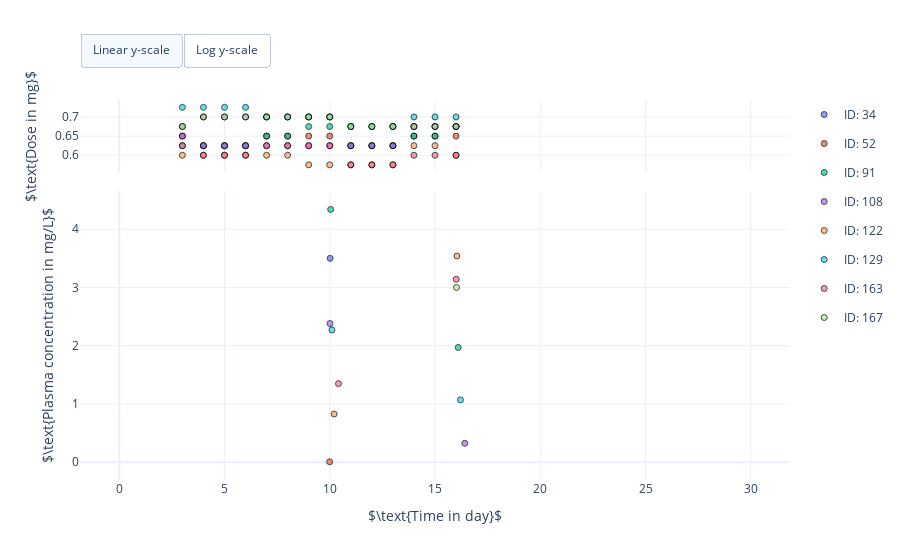

Notebook code for this chart:
### Markdown cell above
# Infer Model Parameters for Individuals in Lung Cancer Treatment Group with Medium Erlotinib Dose

### Code cell
import erlotinib as erlo


# Get data
data = erlo.DataLibrary().lung_cancer_medium_erlotinib_dose_group()

# Create scatter plot
fig = erlo.plots.PKTimeSeriesPlot()
fig.add_data(data, id_key='#ID', time_key='TIME in day', biom_key='PLASMA CONCENTRATION in mg/L', dose_key='DOSE in mg')
fig.set_axis_labels(
    time_label=r'$\text{Time in day}$', biom_label=r'$\text{Plasma concentration in mg/L}$', 
    dose_label=r'$\text{Dose in mg}$')

# Show figure
fig.show()

### Figure 1 — Plotly figure (JSON) as saved in the notebook; plotly's stock layout.template omitted (floating-point values rounded to 4 significant figures)
{"data": [{"legendgroup": "ID: 34", "marker": {"color": "#636EFA", "line": {"color": "black", "width": 1}, "opacity": 0.7, "symbol": "circle"}, "mode": "markers", "name": "ID: 34", "showlegend": false, "type": "scatter", "x": [0, 2, 4, 7, 9, 10.02, 11, 14, 15.99, 16, 18, 21, 23, 25, 28, 30, 3, 5, 6, 8, 10, 12, 13, 15], "xaxis": "x", "y": [null, null, 0.7, 0.7, 0.7, null, 0.675, 0.675, null, 0.675, null, null, null, null, null, null, 0.675, 0.7, 0.7, 0.7, 0.7, 0.675, 0.675, 0.675], "yaxis": "y"}, {"legendgroup": "ID: 34", "marker": {"color": "#636EFA", "line": {"color": "black", "width": 1}, "opacity": 0.7, "symbol": "circle"}, "mode": "markers", "name": "ID: 34", "showlegend": true, "type": "scatter", "x": [0, 2, 4, 7, 9, 10.02, 11, 14, 15.99, 16, 18, 21, 23, 25, 28, 30, 3, 5, 6, 8, 10, 12, 13, 15], "xaxis": "x2", "y": [null, null, null, null, null, 3.5, null, null, null, null, null, null, null, null, null, null, null, null, null, null, null, null, null, null], "yaxis": "y2"}, {"legendgroup": "ID: 52", "marker": {"color": "#EF553B", "line": {"color": "black", "width": 1}, "opacity": 0.7, "symbol": "circle"}, "mode": "markers", "name": "ID: 52", "showlegend": false, "type": "scatter", "x": [0, 2, 4, 7, 9, 9.996, 11, 14, 16, 17.0, 18, 21, 23, 25, 28, 30, 3, 5, 6, 8, 10, 12, 13, 15], "xaxis": "x", "y": [null, null, 0.625, 0.65, 0.65, null, 0.625, 0.65, 0.65, null, null, null, null, null, null, null, 0.65, 0.625, 0.625, 0.65, 0.65, 0.625, 0.625, 0.65], "yaxis": "y"}, {"legendgroup": "ID: 52", "marker": {"color": "#EF553B", "line": {"color": "black", "width": 1}, "opacity": 0.7, "symbol": "circle"}, "mode": "markers", "name": "ID: 52", "showlegend": true, "type": "scatter", "x": [0, 2, 4, 7, 9, 9.996, 11, 14, 16, 17.0, 18, 21, 23, 25, 28, 30, 3, 5, 6, 8, 10, 12, 13, 15], "xaxis": "x2", "y": [null, null, null, null, null, 0.00806, null, null, null, null, null, null, null, null, null, null, null, null, null, null, null, null, null, null], "yaxis": "y2"}, {"legendgroup": "ID: 91", "marker": {"color": "#00CC96", "line": {"color": "black", "width": 1}, "opacity": 0.7, "symbol": "circle"}, "mode": "markers", "name": "ID: 91", "showlegend": false, "type": "scatter", "x": [0, 2, 4, 7, 9, 10.04, 11, 14, 16, 16.1, 18, 21, 23, 25, 28, 30, 3, 5, 6, 8, 10, 12, 13, 15], "xaxis": "x", "y": [null, null, 0.625, 0.65, 0.675, null, 0.625, 0.65, 0.675, null, null, null, null, null, null, null, 0.625, 0.625, 0.625, 0.65, 0.675, 0.625, 0.625, 0.65], "yaxis": "y"}, {"legendgroup": "ID: 91", "marker": {"color": "#00CC96", "line": {"color": "black", "width": 1}, "opacity": 0.7, "symbol": "circle"}, "mode": "markers", "name": "ID: 91", "showlegend": true, "type": "scatter", "x": [0, 2, 4, 7, 9, 10.04, 11, 14, 16, 16.1, 18, 21, 23, 25, 28, 30, 3, 5, 6, 8, 10, 12, 13, 15], "xaxis": "x2", "y": [null, null, null, null, null, 4.34, null, null, null, 1.97, null, null, null, null, null, null, null, null, null, null, null, null, null, null], "yaxis": "y2"}, {"legendgroup": "ID: 108", "marker": {"color": "#AB63FA", "line": {"color": "black", "width": 1}, "opacity": 0.7, "symbol": "circle"}, "mode": "markers", "name": "ID: 108", "showlegend": false, "type": "scatter", "x": [0, 2, 4, 7, 9, 10.01, 11, 14, 16, 16.42, 18, 21, 23, 25, 28, 30, 3, 5, 6, 8, 10, 12, 13, 15], "xaxis": "x", "y": [null, null, 0.625, 0.625, 0.625, null, 0.625, 0.675, 0.675, null, null, null, null, null, null, null, 0.65, 0.625, 0.625, 0.625, 0.625, 0.625, 0.625, 0.675], "yaxis": "y"}, {"legendgroup": "ID: 108", "marker": {"color": "#AB63FA", "line": {"color": "black", "width": 1}, "opacity": 0.7, "symbol": "circle"}, "mode": "markers", "name": "ID: 108", "showlegend": true, "type": "scatter", "x": [0, 2, 4, 7, 9, 10.01, 11, 14, 16, 16.42, 18, 21, 23, 25, 28, 30, 3, 5, 6, 8, 10, 12, 13, 15], "xaxis": "x2", "y": [null, null, null, null, null, 2.38, null, null, null, 0.326, null, null, null, null, null, null, null, null, null, null, null, null, null, null], "yaxis": "y2"}, {"legendgroup": "ID: 122", "marker": {"color": "#FFA15A", "line": {"color": "black", "width": 1}, "opacity": 0.7, "symbol": "circle"}, "mode": "markers", "name": "ID: 122", "showlegend": false, "type": "scatter", "x": [0, 2, 4, 7, 9, 10.21, 11, 14, 16, 16.04, 18, 21, 23, 25, 28, 30, 3, 5, 6, 8, 10, 12, 13, 15], "xaxis": "x", "y": [null, null, 0.6, 0.6, 0.575, null, 0.575, 0.625, 0.6, null, null, null, null, null, null, null, 0.6, 0.6, 0.6, 0.6, 0.575, 0.575, 0.575, 0.625], "yaxis": "y"}, {"legendgroup": "ID: 122", "marker": {"color": "#FFA15A", "line": {"color": "black", "width": 1}, "opacity": 0.7, "symbol": "circle"}, "mode": "markers", "name": "ID: 122", "showlegend": true, "type": "scatter", "x": [0, 2, 4, 7, 9, 10.21, 11, 14, 16, 16.04, 18, 21, 23, 25, 28, 30, 3, 5, 6, 8, 10, 12, 13, 15], "xaxis": "x2", "y": [null, null, null, null, null, 0.828, null, null, null, 3.54, null, null, null, null, null, null, null, null, null, null, null, null, null, null], "yaxis": "y2"}, {"legendgroup": "ID: 129", "marker": {"color": "#19D3F3", "line": {"color": "black", "width": 1}, "opacity": 0.7, "symbol": "circle"}, "mode": "markers", "name": "ID: 129", "showlegend": false, "type": "scatter", "x": [0, 2, 4, 7, 9, 10.1, 11, 14, 16, 16.21, 18, 21, 23, 25, 28, 30, 3, 5, 6, 8, 10, 12, 13, 15], "xaxis": "x", "y": [null, null, 0.725, 0.7, 0.7, null, 0.675, 0.7, 0.7, null, null, null, null, null, null, null, 0.725, 0.725, 0.725, 0.7, 0.7, 0.675, 0.675, 0.7], "yaxis": "y"}, {"legendgroup": "ID: 129", "marker": {"color": "#19D3F3", "line": {"color": "black", "width": 1}, "opacity": 0.7, "symbol": "circle"}, "mode": "markers", "name": "ID: 129", "showlegend": true, "type": "scatter", "x": [0, 2, 4, 7, 9, 10.1, 11, 14, 16, 16.21, 18, 21, 23, 25, 28, 30, 3, 5, 6, 8, 10, 12, 13, 15], "xaxis": "x2", "y": [null, null, null, null, null, 2.27, null, null, null, 1.07, null, null, null, null, null, null, null, null, null, null, null, null, null, null], "yaxis": "y2"}, {"legendgroup": "ID: 163", "marker": {"color": "#FF6692", "line": {"color": "black", "width": 1}, "opacity": 0.7, "symbol": "circle"}, "mode": "markers", "name": "ID: 163", "showlegend": false, "type": "scatter", "x": [0, 2, 4, 7, 9, 10.42, 11, 14, 16, 16.01, 18, 21, 23, 25, 28, 30, 3, 5, 6, 8, 10, 12, 13, 15], "xaxis": "x", "y": [null, null, 0.6, 0.625, 0.625, null, 0.575, 0.6, 0.6, null, null, null, null, null, null, null, 0.625, 0.6, 0.6, 0.625, 0.625, 0.575, 0.575, 0.6], "yaxis": "y"}, {"legendgroup": "ID: 163", "marker": {"color": "#FF6692", "line": {"color": "black", "width": 1}, "opacity": 0.7, "symbol": "circle"}, "mode": "markers", "name": "ID: 163", "showlegend": true, "type": "scatter", "x": [0, 2, 4, 7, 9, 10.42, 11, 14, 16, 16.01, 18, 21, 23, 25, 28, 30, 3, 5, 6, 8, 10, 12, 13, 15], "xaxis": "x2", "y": [null, null, null, null, null, 1.35, null, null, null, 3.14, null, null, null, null, null, null, null, null, null, null, null, null, null, null], "yaxis": "y2"}, {"legendgroup": "ID: 167", "marker": {"color": "#B6E880", "line": {"color": "black", "width": 1}, "opacity": 0.7, "symbol": "circle"}, "mode": "markers", "name": "ID: 167", "showlegend": false, "type": "scatter", "x": [0, 2, 4, 7, 9, 11, 11.0, 14, 16, 16.02, 18, 21, 23, 25, 28, 30, 3, 5, 6, 8, 10, 12, 13, 15], "xaxis": "x", "y": [null, null, 0.7, 0.7, 0.7, 0.675, null, 0.675, 0.675, null, null, null, null, null, null, null, 0.675, 0.7, 0.7, 0.7, 0.7, 0.675, 0.675, 0.675], "yaxis": "y"}, {"legendgroup": "ID: 167", "marker": {"color": "#B6E880", "line": {"color": "black", "width": 1}, "opacity": 0.7, "symbol": "circle"}, "mode": "markers", "name": "ID: 167", "showlegend": true, "type": "scatter", "x": [0, 2, 4, 7, 9, 11, 11.0, 14, 16, 16.02, 18, 21, 23, 25, 28, 30, 3, 5, 6, 8, 10, 12, 13, 15], "xaxis": "x2", "y": [null, null, null, null, null, null, null, null, null, 3, null, null, null, null, null, null, null, null, null, null, null, null, null, null], "yaxis": "y2"}], "layout": {"autosize": true, "updatemenus": [{"buttons": [{"args": [{"yaxis2.type": "linear"}], "label": "Linear y-scale", "method": "relayout"}, {"args": [{"yaxis2.type": "log"}], "label": "Log y-scale", "method": "relayout"}], "direction": "left", "pad": {"r": 0, "t": -10}, "showactive": true, "type": "buttons", "x": 0, "xanchor": "left", "y": 1.15, "yanchor": "top"}], "xaxis": {"anchor": "y", "domain": [0, 1], "matches": "x2", "showticklabels": false}, "xaxis2": {"anchor": "y2", "domain": [0, 1], "title": {"text": "$\\text{Time in day}$"}}, "yaxis": {"anchor": "x", "domain": [0.81, 1], "title": {"text": "$\\text{Dose in mg}$"}}, "yaxis2": {"anchor": "x2", "domain": [0, 0.76], "title": {"text": "$\\text{Plasma concentration in mg/L}$"}}}}
